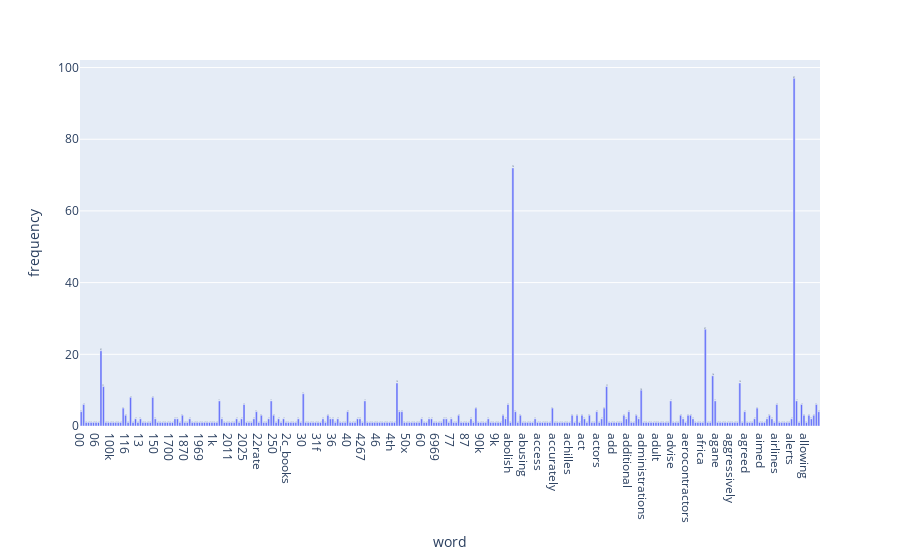

Notebook source saved alongside this figure:
### Markdown cell above
### **>>> Exercise 12:**

### Code cell
# 計算在所有文件中前20個字的頻率
term_frequencies = np.asarray(df_counts.sum(axis=0))[0]

# 打包成 dataframe
term_df = pd.DataFrame({
    'word': count_vect.get_feature_names_out()[:300],
    'frequency': term_frequencies[:300]
})

# 畫圖
fig = px.bar(term_df, y='frequency', x='word', text_auto='.2s')
fig.show()

### Figure 1 — Plotly figure (JSON) as saved in the notebook; plotly's stock layout.template omitted (floating-point values rounded to 4 significant figures; data arrays with more than 128 entries replaced by an {"elided": "..."} marker saying what was removed)
{"data": [{"hovertemplate": "word=%{x}<br>frequency=%{y}<extra></extra>", "legendgroup": "", "marker": {"color": "#636efa", "pattern": {"shape": ""}}, "name": "", "orientation": "v", "showlegend": false, "textposition": "auto", "texttemplate": "%{y:.2s}", "type": "bar", "x": {"elided": "300 str values"}, "xaxis": "x", "y": {"elided": "300 int values"}, "yaxis": "y"}], "layout": {"barmode": "relative", "legend": {"tracegroupgap": 0}, "margin": {"t": 60}, "xaxis": {"anchor": "y", "domain": [0, 1], "title": {"text": "word"}}, "yaxis": {"anchor": "x", "domain": [0, 1], "title": {"text": "frequency"}}}}
